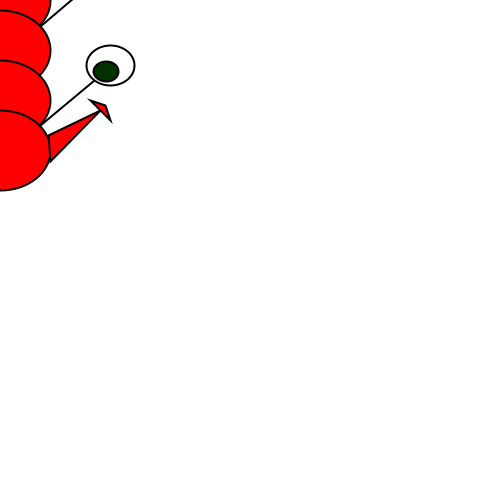
Frame 1 (no input)
Frame 60 (the mouse pressed at the canvas centre just before this capture): identical to frame 1, image omitted
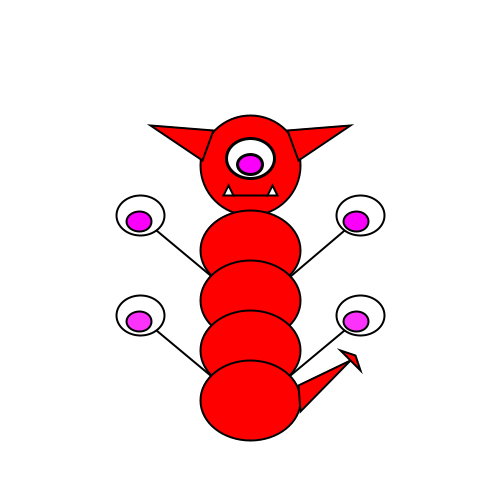
Frame 120 (the mouse held since frame 60 and released just before this capture)

The Processing sketch that drew these frames (run headless with seeded random() and noise(); from frame 60 on, the mouse is pressed at the canvas centre):

// Processing sketch: processing_52871
// ── processing_52871.pde

// Monster 2
// Yuan Li
// Feb 17

void setup() {
  size(500, 500);
  smooth();
}

void draw() {
  background(255);
  makeMonster();
}
void makeMonster() {
  //Draw the head of the monster
  //set the ellipse as the center;as mouse moves, the monster moves
  ellipseMode(CENTER);
  strokeWeight(2);
  fill(255, 0, 0);
  ellipse(mouseX, mouseY-85, 100, 100);

  //Body
  strokeWeight(2);
  fill(255, 0, 0);
  ellipse(mouseX, mouseY, 100, 80);
  ellipse(mouseX, mouseY+50, 100, 80);
  ellipse(mouseX, mouseY+100, 100, 80);
  ellipse(mouseX, mouseY+150, 100, 80);

  //Eye
  strokeWeight(3);
  fill(255);
  ellipse(mouseX, mouseY-92, 48, 40);
  fill(mouseX, 0, mouseY);//Eye color changes as the mouse moves
  ellipse(mouseX, mouseY-86, 25, 20);

  //Mouth
  strokeWeight(2);
  line(mouseX-17, mouseY-55, mouseX+17, mouseY-55);
  fill(255);
  triangle(mouseX-27, mouseY-55, mouseX-17, mouseY-55, mouseX-22, mouseY-65);
  triangle(mouseX+27, mouseY-55, mouseX+17, mouseY-55, mouseX+22, mouseY-65);

  //Ears
  strokeWeight(2);
  fill(255, 0, 0);
  triangle(mouseX-37, mouseY-120, mouseX-100, mouseY-125, mouseX-48, mouseY-90);
  triangle(mouseX+37, mouseY-120, mouseX+100, mouseY-125, mouseX+48, mouseY-90);

  //Tail
  triangle(mouseX+48, mouseY+135, mouseX+50, mouseY+161, mouseX+100, mouseY+110);
  triangle(mouseX+90, mouseY+100, mouseX+110, mouseY+120, mouseX+105, mouseY+105);

  //Arm Left 1 mouseX=250 mouseY=185
  //arms waves as the mouse moves
  line(pmouseX-100, pmouseY-25, mouseX-40, mouseY+25);
  fill(255);
  ellipse(pmouseX-110, pmouseX-35, 48, 40);//problem here!!!
  fill(mouseX, 0, mouseY);
  ellipse(pmouseX-111, pmouseY-29, 25, 20);

  //Arm Right 1
  line(pmouseX+100, pmouseY-25, mouseX+40, mouseY+26);
  fill(255);
  ellipse(pmouseX+110, pmouseY-35, 48, 40);
  fill(mouseX, 0, mouseY);
  ellipse(pmouseX+106, pmouseY-29, 25, 20);

  //Arm Left 3
  line(pmouseX-100, pmouseY+75, mouseX-40, mouseY+125);
  fill(255);
  ellipse(pmouseX-110, pmouseY+65, 48, 40);
  fill(mouseX, 50, mouseY);
  ellipse(pmouseX-111, pmouseY+71, 25, 20);

  //Arm Right 3
  line(pmouseX+100, pmouseY+75, mouseX+40, mouseY+125);
  fill(255);
  ellipse(pmouseX+110, pmouseY+65, 48, 40);
  fill(mouseX, 50, mouseY);
  ellipse(pmouseX+106, pmouseY+71, 25, 20);

  //Press m and the other two arms existed
  if (keyPressed) { 
    if (key=='m') {
      //Arm Left 2
      line(mouseX-100, mouseY+25, mouseX-40, mouseY+75);
      fill(255);
      ellipse(mouseX-110, mouseY+15, 48, 40);
      strokeWeight(2);
      line(mouseX-125, mouseY+20, mouseX-95, mouseY+20);
      fill(255);
      triangle(mouseX-125, mouseY+20, mouseX-115, mouseY+20, mouseX-120, mouseY+10);
      triangle(mouseX-95, mouseY+20, mouseX-105, mouseY+20, mouseX-100, mouseY+10);

      //Arm Right 2
      line(mouseX+100, mouseY+25, mouseX+40, mouseY+75);
      fill(255);
      ellipse(mouseX+110, mouseY+15, 48, 40);
      strokeWeight(2);
      line(mouseX+95, mouseY+20, mouseX+125, mouseY+20);
      fill(255);
      triangle(mouseX+95, mouseY+20, mouseX+105, mouseY+20, mouseX+100, mouseY+10);
      triangle(mouseX+125, mouseY+20, mouseX+115, mouseY+20, mouseX+120, mouseY+10);
    }
  }
}
                
                
